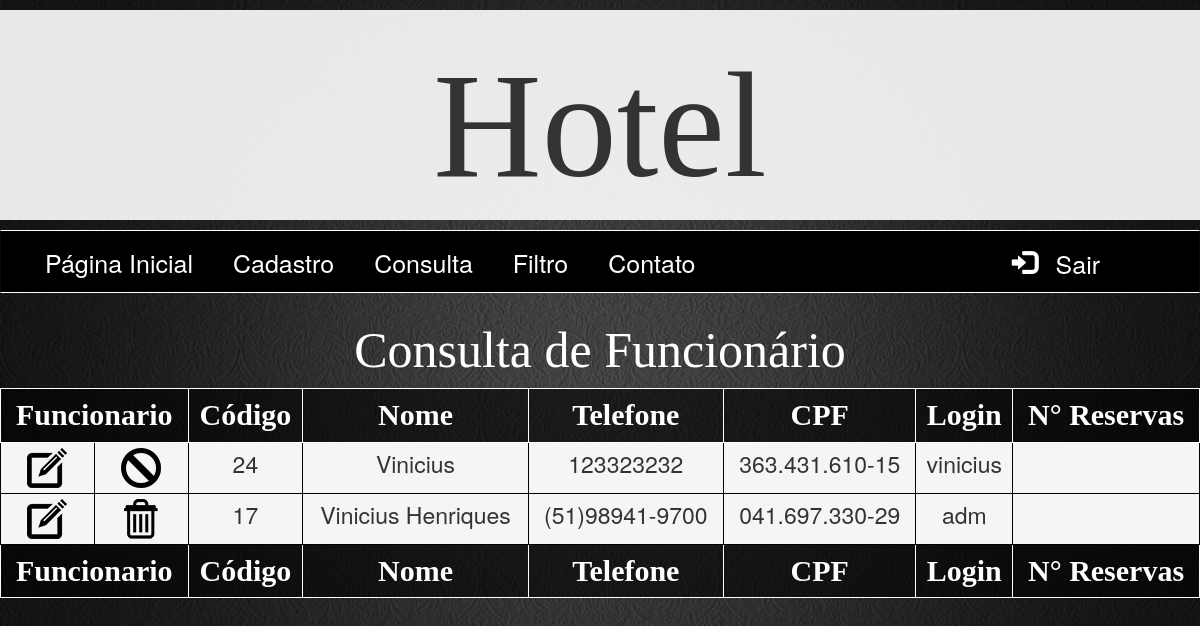
The page /consulta-funcionario.php (signed in) on the database its author committed.
### tables this page shows
CREATE TABLE IF NOT EXISTS `funcionario` (
  `idFuncionario` bigint(20) NOT NULL AUTO_INCREMENT,
  `nome` varchar(200) NOT NULL,
  `telefone` varchar(100) NOT NULL,
  `cpf` varchar(200) NOT NULL,
  `login` varchar(200) NOT NULL,
  `senha` varchar(200) NOT NULL,
  PRIMARY KEY (`idFuncionario`)
);

### dao/conexaobanco.class.php (called while the page is built, shortened)
<?php
class ConexaoBanco extends PDO{
  private static $instance = null;
  public static function getInstance(){
    if(!isset(self::$instance)){
      try{
        self::$instance = new ConexaoBanco("mysql:dbname=hotel2;host=localhost","root","root");
      }catch(PDOException $e){
        echo "Erro ao conectar!".$e;
      }
    }
    return self::$instance;
  }
}

### dao/funcionariodao.class.php (called while the page is built, shortened)
<?php
require 'conexaobanco.class.php';
  class FuncionarioDAO{
    private $conexao = null;
    public function __construct(){
      $this->conexao = ConexaoBanco::getInstance();
    }
    public function buscarIdFunc($id){
      try {
        $stat = $this->conexao->query("select * from funcionario where login='$id'");
        $array = $stat->fetchAll(PDO::FETCH_CLASS, 'funcionario');
        return $array;
      }catch(PDOException $pe){
        echo "erro ao buscar !".$pe;
      }
    }
    public function buscarFuncionario(){
      try {
        $stat = $this->conexao->query("select * from funcionario");
        $array = $stat->fetchAll(PDO::FETCH_CLASS, 'Funcionario');
        return $array;
      }catch(PDOException $pe){
        echo "erro ao buscar Funcionarios!".$pe;
      }
    }
  }

### modelo/funcionario.class.php (called while the page is built, shortened)
<?php
class Funcionario{
  public function __get($a){
    return $this->$a;
  }
}

### consulta-funcionario.php (the view, shortened to what this page needs)
<!DOCTYPE html>
<html lang="pt-br">
  <head>
    <link rel="stylesheet" type="text/css" href="css/estilo.css">
    <link rel="stylesheet" href="https://maxcdn.bootstrapcdn.com/bootstrap/3.3.7/css/bootstrap.min.css">
    <link rel="stylesheet" href="//code.jquery.com/ui/1.12.0/themes/base/jquery-ui.css">
  </head>
  <body>
   <div class="container-fluid" >
        <div id="banner" class="col-md-12"><h5 id="hotel">Hotel</h5></div>
    </div>
      <nav class="navbar navbar-inverse">
        <div class="container-fluid">
        <div class="col-md-10">
        <ul class="nav navbar-nav">
          <?php
          if(isset($_SESSION['privateUser'])){
            $u = unserialize($_SESSION['tipo']);
            if($u == 'funcionario'){
          ?>
              <li><a href="index.php">Página Inicial</a></li>
              <li><a href="#" id="btn-1" data-toggle="collapse" data-target="#submenu1" aria-expanded="false">Cadastro</a>
              </li>
              <li><a href="#" id="btn-1" data-toggle="collapse" data-target="#submenu2" aria-expanded="false">Consulta</a>
              </li>
              <li><a href="#" id="btn-1" data-toggle="collapse" data-target="#submenu3" aria-expanded="false">Filtro</a>
              </li>
              <li><a href="contato.php">Contato</a> </li>
              </div>
               <div class="col-md-2 login">
                <a href="login.php" class="login"><form name="deslogar" action="login.php" method="post" >
                    <span class="form-inline btn-default" style="color:white"><i class="glyphicon glyphicon-log-in"></i>
                    <input type="submit" name="deslogar" class="btn btn-default" value="Sair" style="font-size: 30px;margin-top: -5px;"></span>
                  </form></a>
              </div>
    <?php
        }else if($u == 'hospede'){
            ?>
              <li><a href="index.php">Página Inicial</a></li>
              <li><a href="cadastro-hospede.php">Cadastrar Hospede</a>
                </li>
                <li><a href="#" id="btn-1" data-toggle="collapse" data-target="#submenu3" aria-expanded="false">Filtro</a>
                  <ul class="nav collapse" id="submenu3" role="menu" aria-labelledby="btn-1">
                    <li><a href="filtro-funcionario.php">Funcionário</a>
                    </li>
                    <li><a href="filtro-reserva.php">Reserva</a>
                    </li>
                    <li><a href="filtro-hospede.php">Hospede</a>
                    </li>
                    <li><a href="filtro-quarto.php">Quarto</a>
                    </li>
                  </ul>
                </li>
                <li><a href="contato.php">Contato</a> </li>
                </div>
                <div class="col-md-2 login">
                  <a href="login.php" class="login"><form name="deslogar" action="login.php" method="post" >
                      <span class="form-inline" style="color:white"><i class="glyphicon glyphicon-log-in"></i>
                      <input type="submit" name="deslogar" class="btn btn-default" value="Sair"></span>
                    </form></a>
                    </div>
              </ul>
            <?php
            }
          }
          ?>
      </div>
    </nav>
      <?php
      include 'dao/funcionariodao.class.php';
      include 'modelo/funcionario.class.php';
      $funDAO = new FuncionarioDAO();
      $array = $funDAO->buscarFuncionario();
      if(count($array) != 0){
      ?>
      <h2>Consulta de Funcionário</h2>
      <div class="table-responsive">
        <table class="table table-striped table-bordered bg-link table-hover table-condensed">
          <thead>
            <tr class="info" id="table">
              <th colspan="2" >Funcionario</th>
              <th>Código</th>
              <th>Nome</th>
              <th>Telefone</th>
              <th>CPF</th>
              <th>Login</th>
              <th>N° Reservas</th>
            </tr>
          </thead>
          <tfoot>
            <tr class="info">
              <th colspan="2">Funcionario</th>
              <th>Código</th>
              <th>Nome</th>
              <th>Telefone</th>
              <th>CPF</th>
              <th>Login</th>
              <th>N° Reservas</th>
            </tr>
          </tfoot>
          <tbody>
            <?php
            $id = 0;
            $login = unserialize($_SESSION['login']);
            $array2 = $funDAO->buscarIdFunc($login);
            foreach ($array2 as $b) {
              $idFun = $b->idFuncionario;
            }
            foreach($array as $a){
              ++$id;
              echo "<tr class='active'>";
              if($a->idFuncionario == $idFun){
                echo "<td><a href='alterar-funcionario.php?id=$a->idFuncionario'><img src='imagens/alterar.png' title='Alterar'></a></td>";
                echo "<td><a href='#'><img src='imagens/bloq.png' title='Este funcionario não pode ser excluido'></td>";
                echo "<td>$a->idFuncionario</td>";
                echo "<td>$a->nome</td>";
                echo "<td>$a->telefone</td>";
                echo "<td>$a->cpf</td>";
                echo "<td>$a->login</td>";
                echo "<td>$a->numRes</td>";
                echo "</tr>";
              }else{
                echo "<td><a href='alterar-funcionario.php?id=$a->idFuncionario'><img src='imagens/alterar.png' title='Alterar'></a></td>";
                echo "<td><a id='btn-mensagem$id'><img src='imagens/delete.png'></a></td>";
                echo "<td>$a->idFuncionario</td>";
                echo "<td>$a->nome</td>";
                echo "<td>$a->telefone</td>";
                echo "<td>$a->cpf</td>";
                echo "<td>$a->login</td>";
                echo "<td>$a->numRes</td>";
                echo "</tr>";
              }
                ?>
                  <?php
              }
            ?>
          </tbody>
        </table>
      </div>
      <?php
    }else{
      echo "<h2>Não há dados no banco de dados!</h2>";
    }
      ?>
  </body>
</html>

### css/estilo.css (style rules this page uses)
body { background-image: url('../imagens/background3.jpg'); background-repeat: repeat-y; background-position: top center; background-size: 100%; font-family: capriola,helvetica, sans-serif; font-size: 12px; margin-bottom: 50px!important; }
th { font-family: calibri; font-size: 30px; text-align: center!important; color: white!important; background-color: rgba(0,0, 0,0.6)!important; border:1px solid white!important; }
table { border-left:0!important; border-right:0!important; }
td { font-size: 23px; text-align: center; border: 1px solid black!important; }
body ul li { margin-left:10px; }
body h2 { font-size: 50px; font-family: 'Turtles'; color: white; text-align: center; }
.container-fluid { margin: 0!important; padding: 0!important; }
li { font-size: 25px; margin-left: 20px; margin-top: 2px; }
li a { color: white!important; }
#banner { background-color:rgba(255,255,255,0.9); background-size: 100% 100%; height: 210px; margin-top: 10px!important; margin-bottom: 10px!important; }
.navbar { padding: 4px!important; margin: 0!important; border-top:1px solid white!important; border-bottom:1px solid white!important; border-radius:0!important; background-color: black!important; margin-bottom: 30px!important; }
#hotel { font-family: 'fonte2'; font-size: 150px; text-align: center; padding-top: 2%; }
.login { margin-top: 10px; margin-bottom: 0!important; }
.btn-default { background-color: transparent!important; font-size: 25px!important; border:0!important; color: white!important; }

### rows shown on the page
funcionario: idFuncionario "24", nome "Vinicius", telefone "123323232", cpf "363.431.610-15", login "vinicius"
funcionario: idFuncionario "17", nome "Vinicius Henriques", telefone "(51)98941-9700", cpf "041.697.330-29", login "adm"
